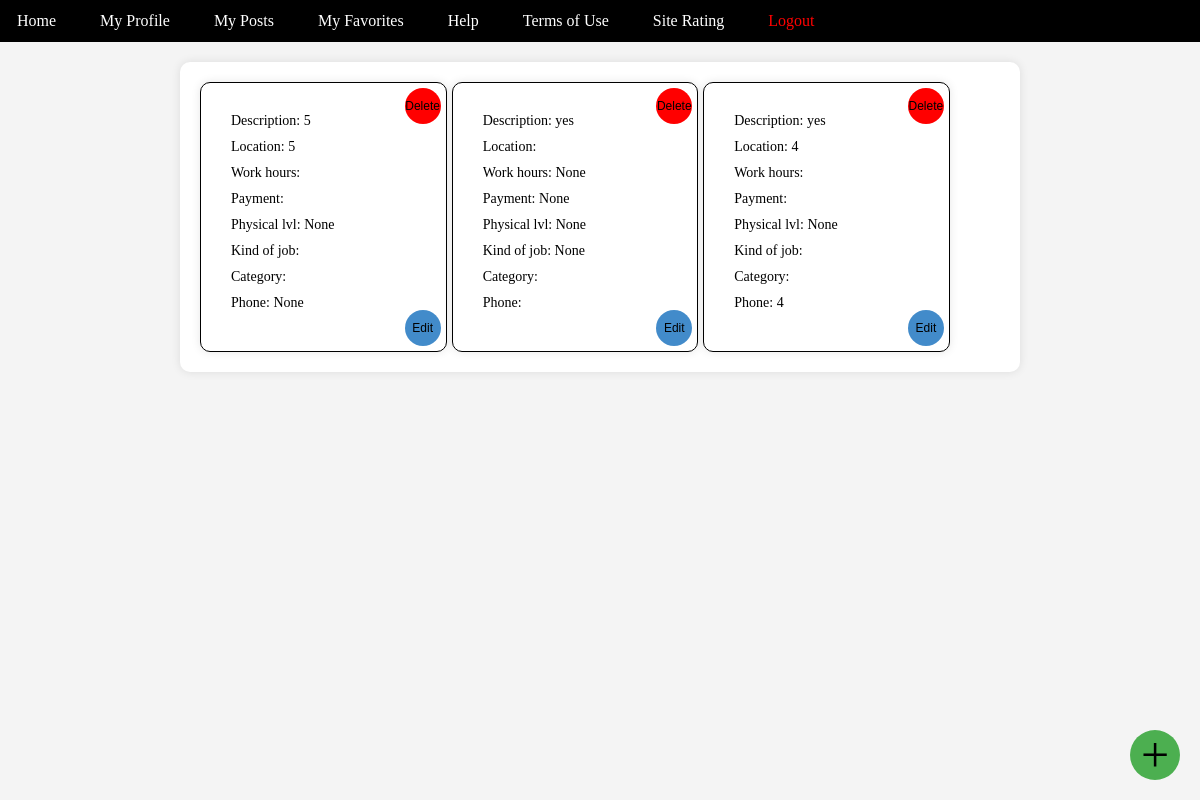
Page /myposts/ (signed in) on the earlier database version.
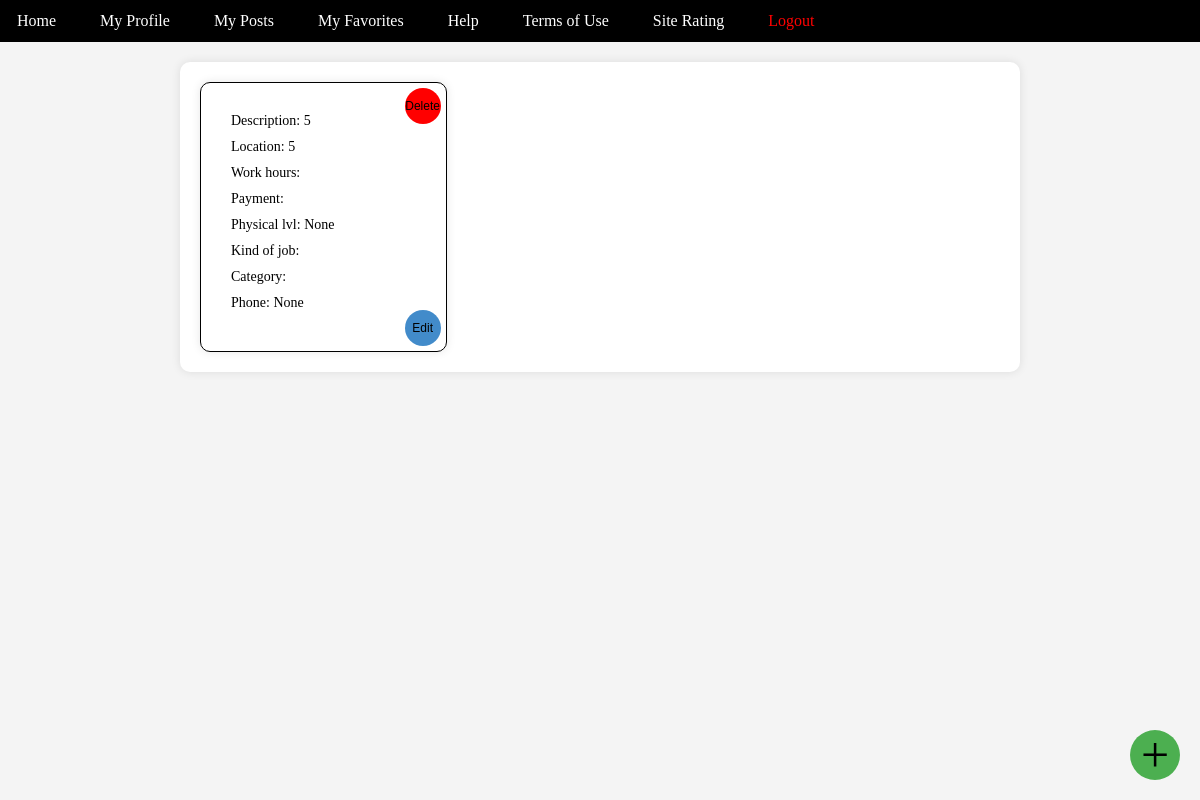
Same page on the later database version.
### posts/models.py (models this page shows)
class Post(models.Model):
    description = models.TextField(null=True, blank=True)
    location = models.TextField(null=True, blank=True)
    payment = models.TextField(null=True, blank=True)
    work_hours = models.TextField(null=True, blank=True)
    phys_lvl = models.IntegerField(null=True, blank=True)
    kind_of_job = models.TextField(null=True, blank=True)
    category = models.TextField(null=True, blank=True)
    phone = models.TextField(null=True, blank=True)

### project/views.py (the view)
# urls.py: path('myposts/', views.myposts, name="myposts"),
def myposts(request):
    global_user_id = request.session.get('global_user_id')
    if global_user_id:
        user = User.objects.get(id=global_user_id)
        my_post_ids = user.my_posts  # List of post IDs belonging to the user
        filtered_posts = Post.objects.filter(id__in=my_post_ids)
        my_posts_count = len(filtered_posts)
        context = {'posts': filtered_posts, 'open_posts_count': my_posts_count}
        return render(request, 'posts.html', context)
    else:
        return JsonResponse({'error': 'User not logged in'}, status=401)

### templates/posts.html (shortened to what this page needs)
<!DOCTYPE html>
<html lang="en">
<head>
</head>
<body>
{% extends 'toolbar.html' %}
{% block content %}
<div class="posts-container">
  <div class="posts">
    {% for post in posts %}
      <div class="post" data-description="{{ post.description }}" data-location="{{ post.location }}" data-work_hours="{{ post.work_hours }}" data-phys_lvl="{{ post.phys_lvl }}" data-kind_of_job="{{ post.kind_of_job }}" data-category="{{ post.category }}" data-phone="{{ post.phone }}">
          <div class="post-content">
              <div class="post-info">Description: {{ post.description }}</div>
              <div class="post-info">Location: {{ post.location }}</div>
              <div class="post-info">Work hours: {{ post.work_hours }}</div>
              <div class="post-info">Payment: {{ post.payment }}</div>
              <div class="post-info">Physical lvl: {{ post.phys_lvl }}</div>
              <div class="post-info">Kind of job: {{ post.kind_of_job }}</div>
              <div class="post-info">Category: {{ post.category }}</div>
              <div class="post-info">Phone: {{ post.phone }}</div>
              <button class="remove-button" onclick="removePost(event)" data-post-id="{{ post.id }}">Delete</button>
              <button class="edit-button" onclick="editPost(event)" data-post-id="{{ post.id }}">Edit</button>
          </div>
      </div>
    {% endfor %}
  </div>
</div>
<h href="{% url 'create_post' %}" class="create-post-button" onclick="checkOpenPosts()">+</h>
</body>
</html>
{% endblock %}

Differences in the rows shown:
removed Post: description "yes", work_hours "None", payment "None", phys_lvl "None", kind_of_job "None"
removed Post: description "yes", location "4", phys_lvl "None", phone "4"
